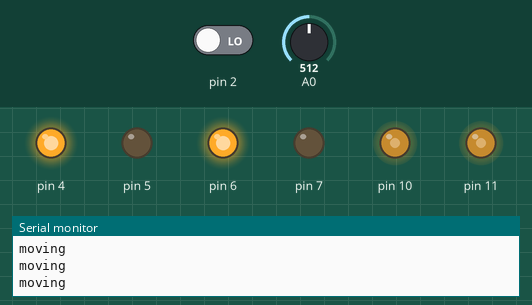
Recording of a sketch running on a simulated Arduino Uno, built with avr-gcc and run on an emulated ATmega328P. On the bench: output pins drawn as LEDs (lit = HIGH), the last lines printed to the serial monitor. Inputs (shaded band) come from the test bench; at power-on: pin 2 LOW, A0 = 512.

Above: at 1.2 s.
1.3 s: pin 2 driven HIGH
At 1.6 s:
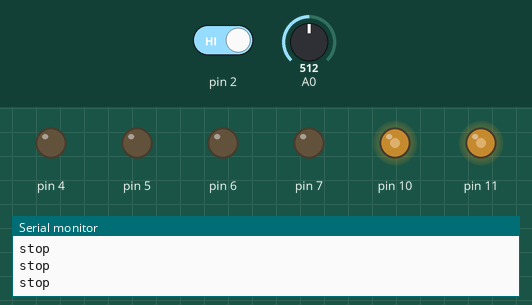
2.8 s: A0 set to 716
At 3.7 s:
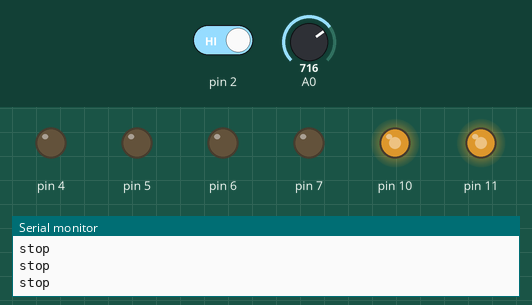
4.3 s: pin 2 driven LOW
At 4.9 s:
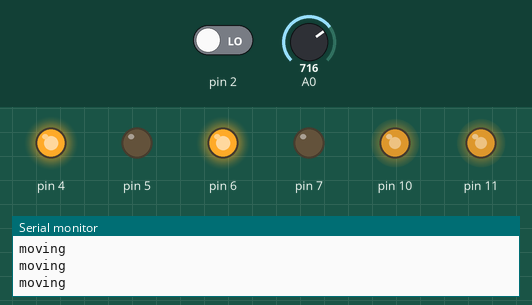
5.8 s: A0 set to 900
At 6.2 s:
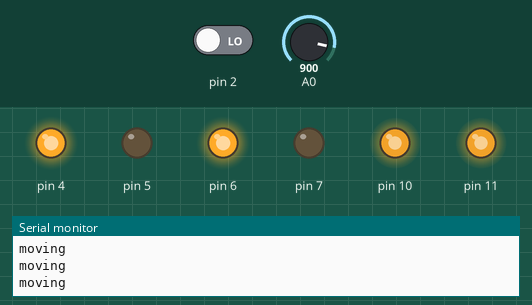
7.3 s: pin 2 driven HIGH
At 8.5 s:
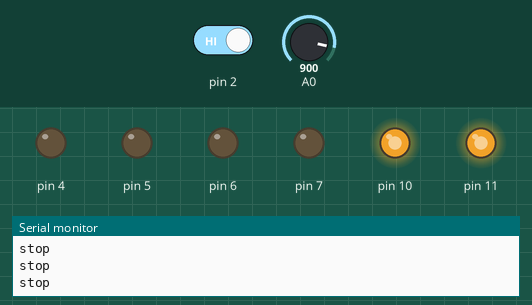
8.8 s: A0 set to 122
At 9.4 s:
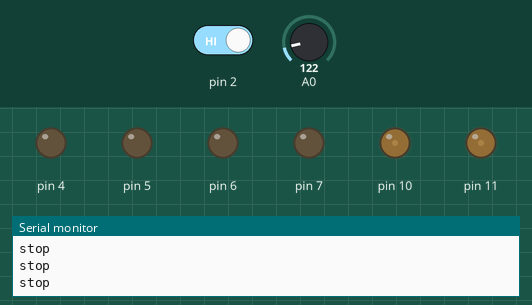
Timing chart, 0 to 11.3 s (numbered marks = the images above; inputs shaded):
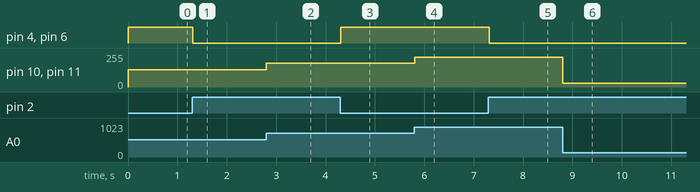

The sketch:

my_car.ino
```cpp
// C++ code
//
void setup()
{
  pinMode(4, OUTPUT);
  pinMode(5, OUTPUT);
  pinMode(6, OUTPUT);
  pinMode(7, OUTPUT);
  pinMode(2,INPUT);
  pinMode(10,OUTPUT);
  pinMode(11,OUTPUT);

  Serial.begin(9500);
}

void loop()
{

  int potentiometer = analogRead(A0);
  int potent = potentiometer/4;

  analogWrite(10, potent);
  analogWrite(11, potent);


  if(digitalRead(2) == HIGH)
  {
 	    Serial.println("stop");
       stop();
      //  delay(500);
      //  right();
      //  delay(600);
      // forward();
  }
else
{
  Serial.println("moving");
  forward();
}


}

void forward()
  {
  digitalWrite(5, LOW	);
  digitalWrite(4, HIGH);
  digitalWrite(6, HIGH);
  digitalWrite(7, LOW);
}

void stop()
  {
  digitalWrite(5, LOW	);
  digitalWrite(4, LOW);
  digitalWrite(6, LOW);
  digitalWrite(7, LOW);
}

void backward()
  {
  digitalWrite(5, HIGH	);
  digitalWrite(4, LOW);
  digitalWrite(6, LOW);
  digitalWrite(7, HIGH);
}

void right()
  {
  digitalWrite(5, HIGH	);
  digitalWrite(4, LOW);
  digitalWrite(6, HIGH);
  digitalWrite(7, LOW);
}

void left()
  {
  digitalWrite(5, LOW	);
  digitalWrite(4, HIGH);
  digitalWrite(6, LOW);
  digitalWrite(7, HIGH);
}
;
```

Measured:
- after the input at 1.3 s, pin 4, pin 6: HIGH → LOW at once
- after the input at 2.8 s, pin 10, pin 11: 128/255 → 179/255 at once
- after the input at 4.3 s, pin 4, pin 6: LOW → HIGH at once
- after the input at 5.8 s, pin 10, pin 11: 179/255 → 225/255 at once
- after the input at 7.3 s, pin 4, pin 6: HIGH → LOW at once
- after the input at 8.8 s, pin 10, pin 11: 225/255 → 30/255 at once
